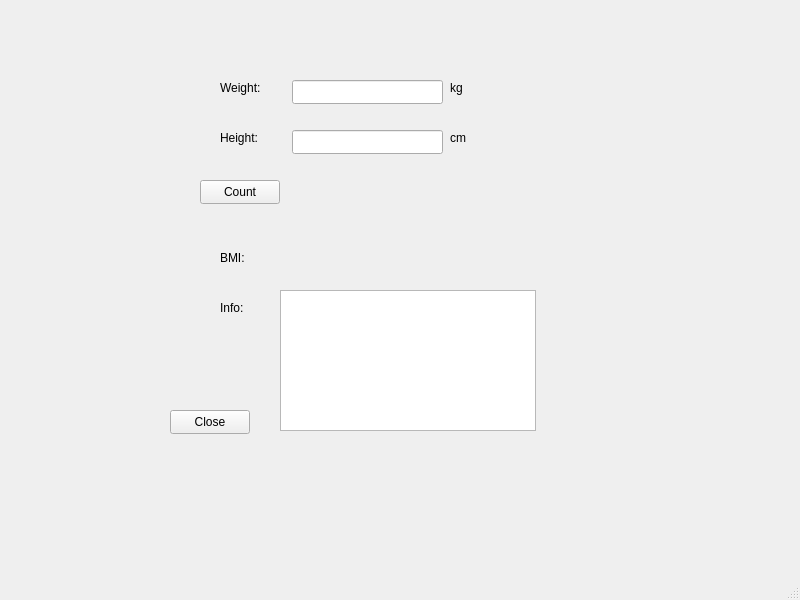
<?xml version="1.0" encoding="UTF-8"?>
<ui version="4.0">
 <class>MainWindow</class>
 <widget class="QMainWindow" name="MainWindow">
  <property name="geometry">
   <rect>
    <x>0</x>
    <y>0</y>
    <width>800</width>
    <height>600</height>
   </rect>
  </property>
  <property name="windowTitle">
   <string>MainWindow</string>
  </property>
  <widget class="QWidget" name="centralwidget">
   <widget class="QLabel" name="label">
    <property name="geometry">
     <rect>
      <x>220</x>
      <y>80</y>
      <width>49</width>
      <height>16</height>
     </rect>
    </property>
    <property name="text">
     <string>Weight:</string>
    </property>
   </widget>
   <widget class="QLabel" name="label_2">
    <property name="geometry">
     <rect>
      <x>220</x>
      <y>130</y>
      <width>49</width>
      <height>16</height>
     </rect>
    </property>
    <property name="text">
     <string>Height:</string>
    </property>
   </widget>
   <widget class="QLabel" name="label_3">
    <property name="geometry">
     <rect>
      <x>220</x>
      <y>250</y>
      <width>49</width>
      <height>16</height>
     </rect>
    </property>
    <property name="text">
     <string>BMI:</string>
    </property>
   </widget>
   <widget class="QLabel" name="label_4">
    <property name="geometry">
     <rect>
      <x>220</x>
      <y>300</y>
      <width>49</width>
      <height>16</height>
     </rect>
    </property>
    <property name="text">
     <string>Info:</string>
    </property>
   </widget>
   <widget class="QLineEdit" name="weightLineEdit">
    <property name="geometry">
     <rect>
      <x>292</x>
      <y>80</y>
      <width>151</width>
      <height>24</height>
     </rect>
    </property>
   </widget>
   <widget class="QLineEdit" name="heightLineEdit">
    <property name="geometry">
     <rect>
      <x>292</x>
      <y>130</y>
      <width>151</width>
      <height>24</height>
     </rect>
    </property>
   </widget>
   <widget class="QTextBrowser" name="infoTextBrowser">
    <property name="geometry">
     <rect>
      <x>280</x>
      <y>290</y>
      <width>256</width>
      <height>141</height>
     </rect>
    </property>
   </widget>
   <widget class="QLabel" name="resultLabel">
    <property name="geometry">
     <rect>
      <x>280</x>
      <y>250</y>
      <width>101</width>
      <height>16</height>
     </rect>
    </property>
    <property name="text">
     <string/>
    </property>
   </widget>
   <widget class="QPushButton" name="countButton">
    <property name="geometry">
     <rect>
      <x>200</x>
      <y>180</y>
      <width>80</width>
      <height>24</height>
     </rect>
    </property>
    <property name="text">
     <string>Count</string>
    </property>
   </widget>
   <widget class="QPushButton" name="closeButton">
    <property name="geometry">
     <rect>
      <x>170</x>
      <y>410</y>
      <width>80</width>
      <height>24</height>
     </rect>
    </property>
    <property name="text">
     <string>Close</string>
    </property>
   </widget>
   <widget class="QLabel" name="label_5">
    <property name="geometry">
     <rect>
      <x>450</x>
      <y>80</y>
      <width>49</width>
      <height>16</height>
     </rect>
    </property>
    <property name="text">
     <string>kg</string>
    </property>
   </widget>
   <widget class="QLabel" name="label_6">
    <property name="geometry">
     <rect>
      <x>450</x>
      <y>130</y>
      <width>49</width>
      <height>16</height>
     </rect>
    </property>
    <property name="text">
     <string>cm</string>
    </property>
   </widget>
  </widget>
  <widget class="QMenuBar" name="menubar">
   <property name="geometry">
    <rect>
     <x>0</x>
     <y>0</y>
     <width>800</width>
     <height>21</height>
    </rect>
   </property>
  </widget>
  <widget class="QStatusBar" name="statusbar"/>
 </widget>
 <resources/>
 <connections>
  <connection>
   <sender>closeButton</sender>
   <signal>clicked()</signal>
   <receiver>MainWindow</receiver>
   <slot>close()</slot>
   <hints>
    <hint type="sourcelabel">
     <x>209</x>
     <y>442</y>
    </hint>
    <hint type="destinationlabel">
     <x>399</x>
     <y>299</y>
    </hint>
   </hints>
  </connection>
 </connections>
</ui>
